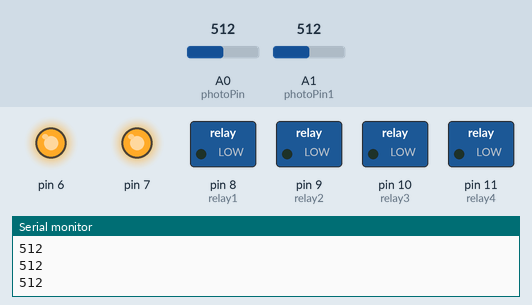
Simulated run of this sketch. Board: Arduino Uno, built with avr-gcc and run on an emulated ATmega328P. Shown: switched loads named in the sketch (green lamp = pin HIGH), output pins drawn as LEDs (lit = HIGH), the last lines printed to the serial monitor. Inputs (shaded band) come from the test bench; at power-on: A1 (photoPin1) = 512, A0 (photoPin) = 512.

Above: at 1.2 s.
1.3 s: A1 (photoPin1) set to 111
3.2 s: A1 (photoPin1) set to 91
At 4.0 s:
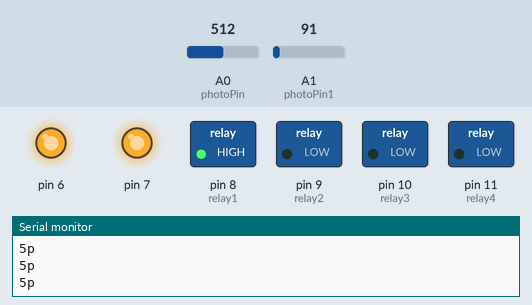
Timing chart, 0 to 6.2 s (numbered marks = the images above; inputs shaded):
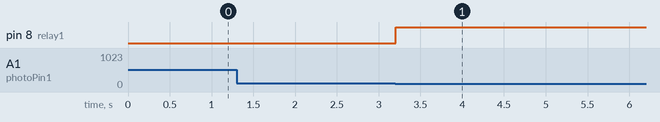

The sketch:

charging_system.ino
```cpp
// two photoresistor input
int photoPin = A0;
int photoPin1 = A1;

// relay outputs
int relay1 = 8;
int relay2 = 9;
int relay3 = 10;
int relay4 = 11;

void setup() {
  // put your setup code here, to run once:
  // set all pins to output, and have them set at low output (NO, so circuit is open in all of them, not current initially to any battery)
  pinMode(relay1, OUTPUT);
  digitalWrite(relay1, LOW);
  pinMode(relay2, OUTPUT);
  digitalWrite(relay2, LOW);
  pinMode(relay3, OUTPUT);
  digitalWrite(relay3, LOW);
  pinMode(relay4, OUTPUT);
  digitalWrite(relay4, LOW);

  //outputs supplying current to the photoresistors (later change this so that it cna all come out the 5 V port)
  pinMode(6, OUTPUT);
  digitalWrite(6, HIGH);
  pinMode(7, OUTPUT);
  digitalWrite(7, HIGH);

  Serial.begin(9600);

}

void loop() {
  // put your main code here, to run repeatedly:

  // read the two light sensors
  int lightRaw = analogRead(photoPin);
  int light = map(lightRaw, 1023, 0, 10, 0);
  int lightRaw1 = analogRead(photoPin1);
  int light1 = map(lightRaw1, 1023, 0, 10, 0);

  int light_level = analogRead(photoPin);
  int light_level1 = analogRead(photoPin1);

  // if both pins read >1, that means that the battery is fully charged. The relay switches will stay open (no connection). If it is not fully charges the relay will close, allowing current to go through.
  if (light > 1 && light1 > 1) {
    digitalWrite(relay1, LOW);
  }

  else {
    digitalWrite(relay1, HIGH);
  }

  Serial.println(light_level, light_level1);
}
```

Measured:
- the behaviour switches between 103 and 102 on A1 (photoPin1) (found by bisection; images 0 and 1)
- after the input at 3.2 s, pin 8 (relay1): LOW → HIGH at once
